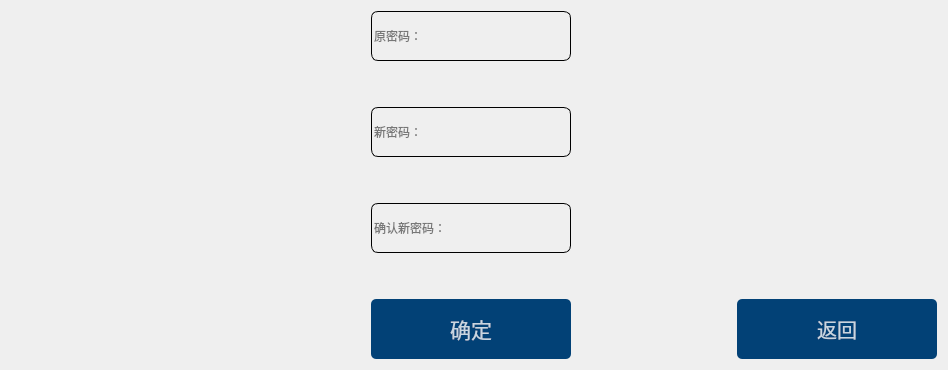
        <widget class="QWidget" name="page_2">
         <layout class="QGridLayout" name="gridLayout_13">
          <item row="0" column="0">
           <layout class="QGridLayout" name="gridLayout_12">
            <item row="3" column="1">
             <spacer name="verticalSpacer_2">
              <property name="orientation">
               <enum>Qt::Vertical</enum>
              </property>
              <property name="sizeType">
               <enum>QSizePolicy::Fixed</enum>
              </property>
              <property name="sizeHint" stdset="0">
               <size>
                <width>20</width>
                <height>40</height>
               </size>
              </property>
             </spacer>
            </item>
            <item row="1" column="1">
             <spacer name="verticalSpacer">
              <property name="orientation">
               <enum>Qt::Vertical</enum>
              </property>
              <property name="sizeType">
               <enum>QSizePolicy::Fixed</enum>
              </property>
              <property name="sizeHint" stdset="0">
               <size>
                <width>20</width>
                <height>40</height>
               </size>
              </property>
             </spacer>
            </item>
            <item row="2" column="1">
             <widget class="QLineEdit" name="lineEdit_newpass1">
              <property name="minimumSize">
               <size>
                <width>200</width>
                <height>50</height>
               </size>
              </property>
              <property name="font">
               <font>
                <pointsize>9</pointsize>
               </font>
              </property>
              <property name="styleSheet">
               <string notr="true">background-color: rgba(0, 0, 0,0);
border:1px solid rgba(0,0,0,0);
border-radius:7px;
border-color: rgb(0, 0, 0);</string>
              </property>
              <property name="placeholderText">
               <string>新密码：</string>
              </property>
             </widget>
            </item>
            <item row="4" column="1">
             <widget class="QLineEdit" name="lineEdit_newpass2">
              <property name="minimumSize">
               <size>
                <width>200</width>
                <height>50</height>
               </size>
              </property>
              <property name="font">
               <font>
                <pointsize>9</pointsize>
               </font>
              </property>
              <property name="styleSheet">
               <string notr="true">background-color: rgba(0, 0, 0,0);
border:1px solid rgba(0,0,0,0);
border-radius:7px;
border-color: rgb(0, 0, 0);</string>
              </property>
              <property name="placeholderText">
               <string>确认新密码：</string>
              </property>
             </widget>
            </item>
            <item row="0" column="1">
             <widget class="QLineEdit" name="lineEdit_pass">
              <property name="minimumSize">
               <size>
                <width>200</width>
                <height>50</height>
               </size>
              </property>
              <property name="font">
               <font>
                <pointsize>9</pointsize>
               </font>
              </property>
              <property name="styleSheet">
               <string notr="true">background-color: rgba(0, 0, 0,0);
border:1px solid rgba(0,0,0,0);
border-radius:7px;
border-color: rgb(0, 0, 0);</string>
              </property>
              <property name="placeholderText">
               <string>原密码：</string>
              </property>
             </widget>
            </item>
            <item row="6" column="1">
             <widget class="QPushButton" name="pushButton_change">
              <property name="minimumSize">
               <size>
                <width>200</width>
                <height>60</height>
               </size>
              </property>
              <property name="font">
               <font>
                <pointsize>16</pointsize>
               </font>
              </property>
              <property name="styleSheet">
               <string notr="true">QPushButton#pushButton_change{
background-color:rgba(2,65,118,255);
color:rgba(255,255,255,200);
border-radius:5px;
}
QPushButton#pushButton_change:hover{
background-color:rgba(2,65,118,150);
color:rgba(255,255,255,200);
border-radius:5px;
}
QPushButton#pushButton_change:pressed{
padding-left:5px;
padding-top:5px;
background-color:rgba(2,65,118,100);
}</string>
              </property>
              <property name="text">
               <string>确定</string>
              </property>
             </widget>
            </item>
            <item row="6" column="3">
             <widget class="QPushButton" name="pushButton_return1">
              <property name="minimumSize">
               <size>
                <width>0</width>
                <height>60</height>
               </size>
              </property>
              <property name="font">
               <font>
                <pointsize>15</pointsize>
               </font>
              </property>
              <property name="styleSheet">
               <string notr="true">QPushButton#pushButton_return1{
background-color:rgba(2,65,118,255);
color:rgba(255,255,255,200);
border-radius:5px;
}
QPushButton#pushButton_return1:hover{
background-color:rgba(2,65,118,150);
color:rgba(255,255,255,200);
border-radius:5px;
}
QPushButton#pushButton_return1:pressed{
padding-left:5px;
padding-top:5px;
background-color:rgba(2,65,118,100);
}</string>
              </property>
              <property name="text">
               <string>返回</string>
              </property>
             </widget>
            </item>
            <item row="0" column="3">
             <spacer name="horizontalSpacer_22">
              <property name="orientation">
               <enum>Qt::Horizontal</enum>
              </property>
              <property name="sizeType">
               <enum>QSizePolicy::Expanding</enum>
              </property>
              <property name="sizeHint" stdset="0">
               <size>
                <width>200</width>
                <height>20</height>
               </size>
              </property>
             </spacer>
            </item>
            <item row="5" column="1">
             <spacer name="verticalSpacer_3">
              <property name="orientation">
               <enum>Qt::Vertical</enum>
              </property>
              <property name="sizeType">
               <enum>QSizePolicy::Fixed</enum>
              </property>
              <property name="sizeHint" stdset="0">
               <size>
                <width>20</width>
                <height>40</height>
               </size>
              </property>
             </spacer>
            </item>
            <item row="0" column="0">
             <spacer name="horizontalSpacer_21">
              <property name="orientation">
               <enum>Qt::Horizontal</enum>
              </property>
              <property name="sizeType">
               <enum>QSizePolicy::Fixed</enum>
              </property>
              <property name="sizeHint" stdset="0">
               <size>
                <width>360</width>
                <height>20</height>
               </size>
              </property>
             </spacer>
            </item>
            <item row="0" column="2">
             <spacer name="horizontalSpacer_2">
              <property name="orientation">
               <enum>Qt::Horizontal</enum>
              </property>
              <property name="sizeType">
               <enum>QSizePolicy::Fixed</enum>
              </property>
              <property name="sizeHint" stdset="0">
               <size>
                <width>160</width>
                <height>20</height>
               </size>
              </property>
             </spacer>
            </item>
           </layout>
          </item>
         </layout>
        </widget>
